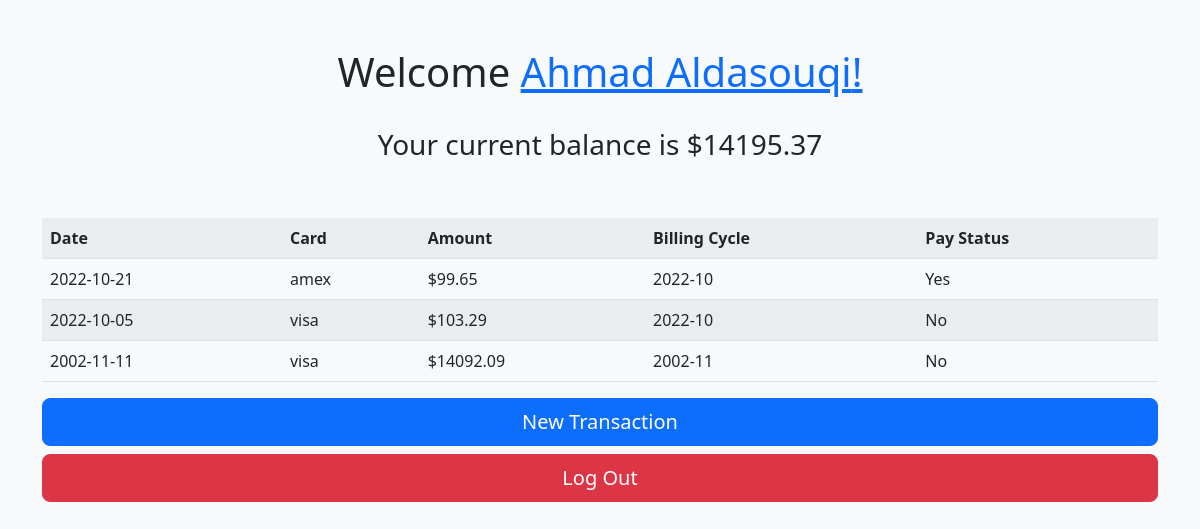
The app's page /home (signed in) with its own data.
### titanpay/models.py (models this page shows, shortened)
class User(db.Model, UserMixin):
    id = db.Column(db.Integer, primary_key=True)
    username = db.Column(db.String(20), unique=True, nullable=False)
    pword = db.Column(db.String(60), nullable=False, unique=False)
    name = db.Column(db.String(20), unique=False, nullable=False)
    phone = db.Column(db.String(20), nullable=False, unique=False)
    country = db.Column(db.String(20), unique=False, nullable=False)
    address = db.Column(db.String(20), unique=False, nullable=False)
    purchases = db.relationship('Purchase', backref='user', lazy=True)
    def calculate_balance(self):
        balance = 0
        for x in self.purchases:
            if not x.paid:
                balance += x.amount
        print(f"BALANCE IS {balance}")
        return round(balance, 2)

class Purchase(db.Model):
    id = db.Column(db.Integer, primary_key=True)
    date = db.Column(db.Date, nullable=False)
    card = db.Column(db.String(20), nullable=False)
    amount = db.Column(db.Float, nullable=False)
    cycle = db.Column(db.String(20), nullable=False)
    paid = db.Column(db.Boolean, nullable=False)
    user_id = db.Column(db.Integer, db.ForeignKey('user.id'), nullable=False)

### titanpay/views.py (the view)
@app.route('/home', methods=["GET"])
@login_required
def home():
    current_user.calculate_balance()
    return render_template("home.html", cat=None)

### titanpay/views.py (called while the page is built)
@login_manager.user_loader
def load_user(user_id):
    return User.query.filter_by(id=user_id).first()

### titanpay/templates/home.html (shortened to what this page needs)
{% extends "layout.html" %}
{% block body %}
    <div class="container">
        <div class="py-5 text-center">
            <h1>Welcome <a href="/info">{{ current_user.name }}!</a></h1>
            <br>
            <h3>Your current balance is ${{ current_user.calculate_balance() }}</h3>
          </div>
        {% with purchases = current_user.purchases %}
            {% if purchases %}
                <table class="table table-striped" id="sortable">
                    <tr>
                    <th onclick="sortBy(0)">Date</th>
                    <th onclick="sortBy(1)">Card</th>
                    <th onclick="sortBy(2)">Amount</th>
                    <th onclick="sortBy(3)">Billing Cycle</th>
                    <th onclick="sortBy(4)">Pay Status</th>
                    </tr>
                    {% for purchase in purchases %}
                        <tr>
                        <td>{{ purchase.date }}</td>
                        <td>{{ purchase.card }}</td>
                        <td>${{ '{:.2f}'.format(purchase.amount) }}</td>
                        <td>{{ purchase.cycle }}</td>
                        <td>{{ "Yes" if purchase.paid else "No"}}</td>
                        </tr>
                    {% endfor %}
                </table>
            {% endif %}
        {% endwith %}
        <div class="d-grid gap-2">
            <a href="transaction" class="btn btn-primary btn-lg btn-block" role="button">New Transaction</a>
            <a href="logout" class="btn btn-danger btn-lg btn-block" role="button">Log Out</a>
        </div>
        <br>
    </div
{% endblock %}

### records on screen
User: name "Ahmad Aldasouqi"
Purchase: calculate_balance "14195.37", date "2022-10-21", card "amex", amount "99.65", cycle "2022-10", paid "Yes"
Purchase: date "2022-10-05", card "visa", amount "103.29", cycle "2022-10", paid "No"
Purchase: date "2002-11-11", card "visa", amount "14092.09", cycle "2002-11", paid "No"
